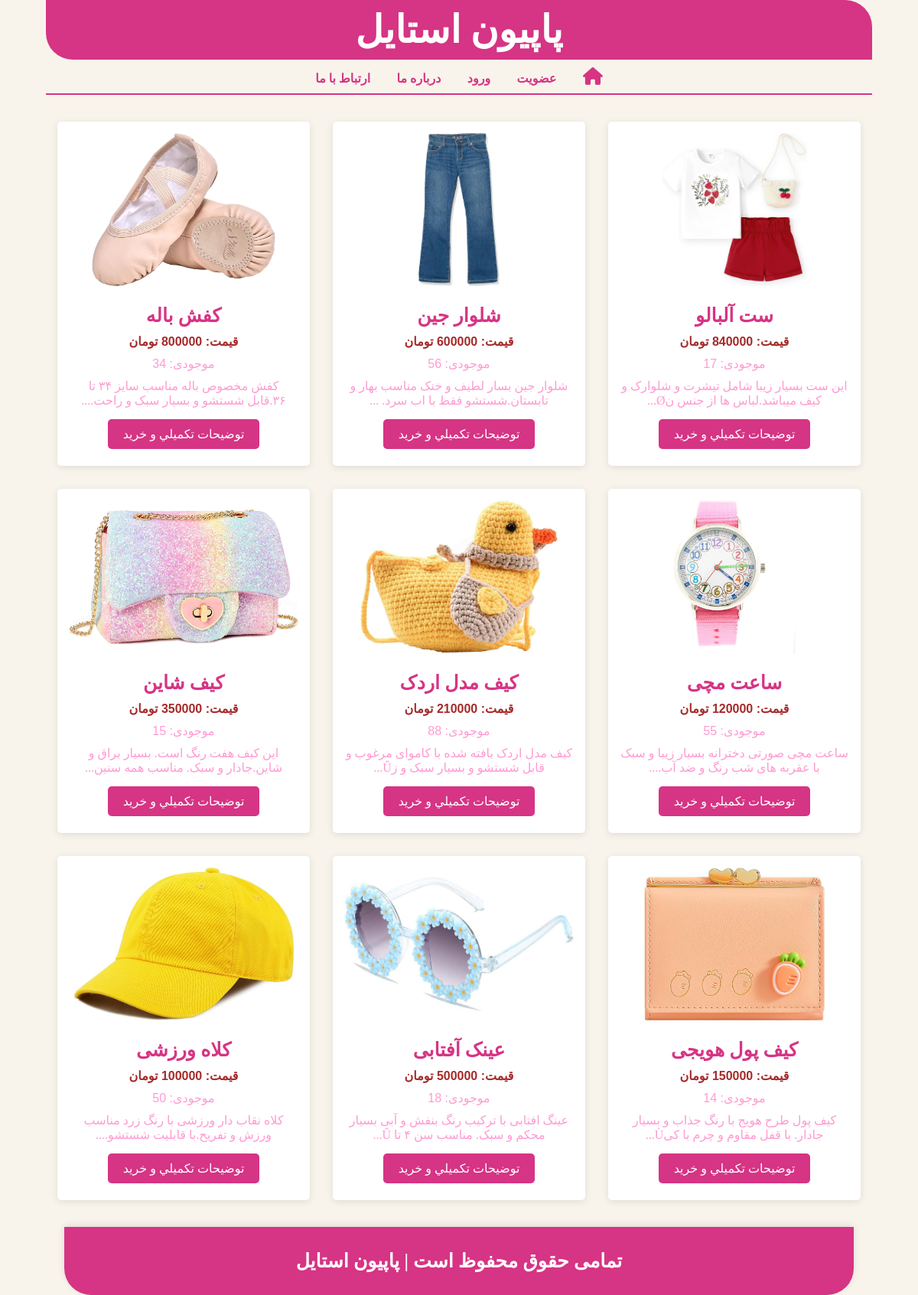
The page / on the database its author committed.
### tables this page shows
CREATE TABLE `products` (
  `pro_code` int(10) NOT NULL,
  `pro_name` varchar(200) NOT NULL,
  `pro_qty` int(10) NOT NULL,
  `pro_price` float NOT NULL,
  `pro_image` varchar(80) NOT NULL,
  `pro_detail` text NOT NULL
);

### index.php (the view, shortened to what this page needs)
<?php
include("includes/header.php");
$link = mysqli_connect("localhost", "root", "", "shop_db");
$query = "SELECT * FROM products";
$result = mysqli_query($link, $query);
?>
<link href="css/styleindex.css" rel="stylesheet" type="text/css" />
<div class="container">
    <div class="table-container">
        <?php
        while ($row = mysqli_fetch_array($result)) {
            ?>
            <div class="product-box">
                <a href="product_detail.php?id=<?php echo ($row['pro_code']) ?>" style="text-decoration: none;">
                    <img src="images/products/<?php echo ($row['pro_image']) ?>" alt="<?php echo ($row['pro_name']) ?>" />
                </a>
                <h4><?php echo ($row['pro_name']) ?></h4>
                <div class="price">قيمت: <?php echo ($row['pro_price']) ?> تومان</div>
                <div class="stock">موجودی: <?php echo ($row['pro_qty']) ?></div>
                <div class="details"><?php echo (substr($row['pro_detail'], 0, 120)) ?>...</div>
                <a href="product_detail.php?id=<?php echo ($row['pro_code']) ?>" class="button">توضيحات تكميلي و خريد</a>
            </div>
            <?php
        }
        ?>
    </div>
</div>
<?php
include("includes/footer.php");
?>

### css/style.css (style rules this page uses)
body { font-family: "B Nazanin", sans-serif; background-color: #F8F4EC; color: #333; margin: 0; padding: 0; }
.container { width: 90%; margin: 0 auto; }

### css/styleindex.css (style rules this page uses)
body { font-family: 'bNazanin', sans-serif; background-color: #F8F4EC; color: #333; margin: 0; padding: 0; }
.container { width: 90%; margin: 0 auto; }
.table-container { display: flex; flex-wrap: wrap; justify-content: space-between; margin: 20px auto; width: 100%; text-align: center; }
.product-box { background-color: #FFF; border-radius: 5px; box-shadow: 0 2px 10px rgba(0, 0, 0, 0.1); margin: 15px; flex: 1 1 calc(30% - 30px); box-sizing: border-box; padding: 15px; display: flex; flex-direction: column; justify-content: space-between; height: 450px; transition: transform 0.3s ease; }
.product-box img { width: 100%; height: 200px; object-fit: contain; border-radius: 5px; margin-bottom: 10px; }
h4 { font-family:"2 Kamran"; font-weight: bold; font-size: 25px; color: #D63484; margin: 10px 0; flex-grow: 0; }
.price { color: brown; font-weight: bold; margin-bottom: 5px; }
.stock, .details { margin: 5px 0; }
.stock { color: #FF9BD2; }
.details { font-family:"2 Kamran"; color: #FF9BD2; flex-grow: 1; }
.button { font-family:"2 Mitra"; display: inline-block; padding: 10px 20px; margin: 10px 0; background-color: #D63484; color: white; text-decoration: none; border-radius: 5px; align-self: center; transition: background-color 0.3s ease; }

### rows shown on the page
products: pro_image (picture), pro_name "ست آلبالو", pro_price "840000", pro_qty "17", pro_detail "این ست بسیار زیبا شامل تیشرت و شلوارک و کیف میباشد.لباس ها از جنس نØ"
products: pro_image (picture), pro_name "شلوار جین", pro_price "600000", pro_qty "56", pro_detail "شلوار جین بسار لطیف و خنک مناسب بهار و تابستان.شستشو فقط با اب سرد."
products: pro_image (picture), pro_name "کفش باله", pro_price "800000", pro_qty "34", pro_detail "کفش مخصوص باله مناسب سایز ۳۴ تا ۳۶.قابل شستشو و بسیار سبک و راحت."
products: pro_image (picture), pro_name "ساعت مچی", pro_price "120000", pro_qty "55", pro_detail "ساعت مچی صورتی دخترانه بسیار زیبا و سبک با عقربه های شب رنگ و ضد آب."
products: pro_image (picture), pro_name "کیف مدل اردک", pro_price "210000", pro_qty "88", pro_detail "کیف مدل اردک بافته شده با کاموای مرغوب و قابل شستشو و بسیار سبک و زÛ"
products: pro_image (picture), pro_name "کیف شاین", pro_price "350000", pro_qty "15", pro_detail "این کیف هفت رنگ است. بسیار براق و شاین.جادار و سبک. مناسب همه سنین"
products: pro_image (picture), pro_name "کیف پول هویجی", pro_price "150000", pro_qty "14", pro_detail "کیف پول طرح هویج با رنگ جذاب و بسیار جادار. با قفل مقاوم و چرم با کیÙ"
products: pro_image (picture), pro_name "عینک آفتابی", pro_price "500000", pro_qty "18", pro_detail "عینگ افتابی با ترکیب رنگ بنفش و آبی بسیار محکم و سبک. مناسب سن ۴ تا Û"
products: pro_image (picture), pro_name "کلاه ورزشی", pro_price "100000", pro_qty "50", pro_detail "کلاه نقاب دار ورزشی با رنگ زرد مناسب ورزش و تفریح.با قابلیت شستشو."
